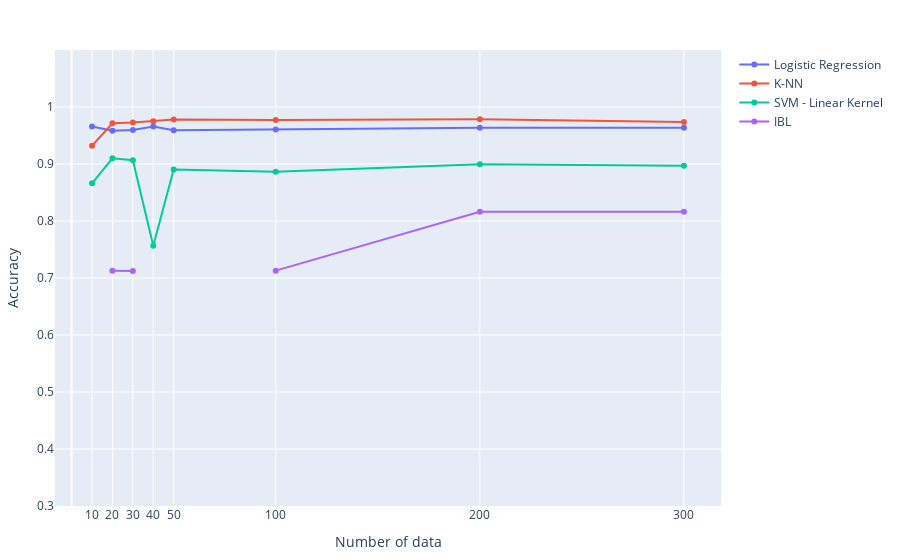

Notebook code for this chart:
### Code cell
plot_graph(num_data, logic, k_nn, ibl, svm, yaxis)

### Figure 1 — Plotly figure (JSON) as saved in the notebook; plotly's stock layout.template omitted (floating-point values rounded to 4 significant figures)
{"data": [{"mode": "lines+markers", "name": "Logistic Regression", "type": "scatter", "x": [10, 20, 30, 40, 50, 100, 200, 300], "y": [0.9657, 0.9585, 0.9595, 0.9657, 0.9591, 0.9605, 0.9635, 0.9635]}, {"mode": "lines+markers", "name": "K-NN", "type": "scatter", "x": [10, 20, 30, 40, 50, 100, 200, 300], "y": [0.932, 0.9715, 0.9726, 0.9748, 0.978, 0.977, 0.9784, 0.9738]}, {"mode": "lines+markers", "name": "SVM - Linear Kernel", "type": "scatter", "x": [10, 20, 30, 40, 50, 100, 200, 300], "y": [0.8661, 0.91, 0.9067, 0.7567, 0.8902, 0.8866, 0.8997, 0.8969]}, {"mode": "lines+markers", "name": "IBL", "type": "scatter", "x": [10, 20, 30, 40, 50, 100, 200, 300], "y": [null, 0.7129, 0.7124, null, null, 0.7129, 0.8163, 0.8163]}], "layout": {"autosize": false, "margin": {"b": 50, "l": 50, "pad": 0, "r": 20, "t": 50}, "xaxis": {"tickvals": [10, 20, 30, 40, 50, 100, 200, 300], "title": {"text": "Number of data"}}, "yaxis": {"range": [0.3, 1.1], "tickvals": [0.2, 0.3, 0.4, 0.5, 0.6, 0.7, 0.8, 0.9, 1], "title": {"text": "Accuracy"}}}}
